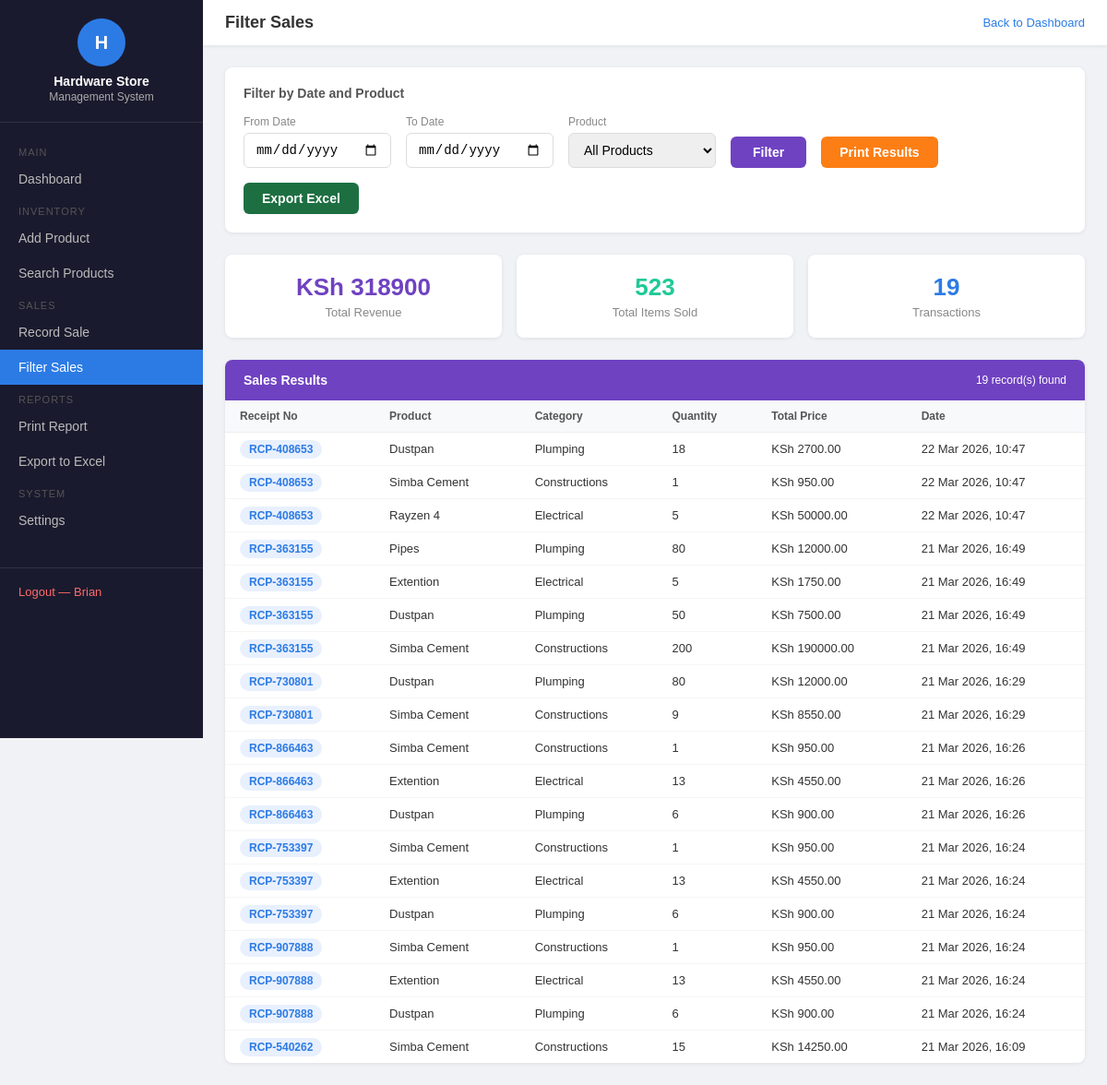
The app's page /sales/filter/ (signed in) with its own data.
### sales/models.py (models this page shows, shortened)
class Sale(models.Model):
    receipt = models.ForeignKey(Receipt, on_delete=models.CASCADE, null=True, blank=True, related_name='items')
    receipt_number = models.CharField(max_length=20, blank=True)
    product = models.ForeignKey(Product, on_delete=models.CASCADE)
    quantity_sold = models.IntegerField()
    date = models.DateTimeField(auto_now_add=True)
    total_price = models.DecimalField(max_digits=10, decimal_places=2, blank=True, null=True)

### inventory/models.py (models this page shows, shortened)
class Product(models.Model):
    name = models.CharField(max_length=200)
    category = models.ForeignKey(Category, on_delete=models.SET_NULL, null=True)
    supplier = models.ForeignKey(Supplier, on_delete=models.SET_NULL, null=True)
    price = models.DecimalField(max_digits=10, decimal_places=2)
    stock_quantity = models.IntegerField()
    reorder_level = models.IntegerField(default=5)

class Category(models.Model):
    name = models.CharField(max_length=100)
    def __str__(self):
        return self.name

### reports/views.py (the view)
@login_required
def filter_sales(request):
    sales = Sale.objects.all().order_by('-date')
    products = Product.objects.all()
    date_from = request.GET.get('date_from')
    date_to = request.GET.get('date_to')
    product_id = request.GET.get('product')
    if date_from:
        sales = sales.filter(date__date__gte=date_from)
    if date_to:
        sales = sales.filter(date__date__lte=date_to)
    if product_id:
        sales = sales.filter(product_id=product_id)
    total = sales.aggregate(total=Sum('total_price'))['total'] or 0
    items = sales.aggregate(total=Sum('quantity_sold'))['total'] or 0
    return render(request, 'reports/filter_sales.html', {
        'sales': sales,
        'products': products,
        'total': total,
        'items': items,
        'date_from': date_from or '',
        'date_to': date_to or '',
        'selected_product': product_id or '',
    })

### reports/templates/reports/filter_sales.html (shortened to what this page needs)
<!DOCTYPE html>
<html>
<head>
</head>
<body>
<div class="sidebar">
    <div class="sidebar-logo">
        <div class="icon">H</div>
        <h2>Hardware Store</h2>
        <p>Management System</p>
    </div>
    <div class="sidebar-menu">
        <div class="menu-label">Main</div>
        <a href="/dashboard/" class="menu-item">Dashboard</a>
        <div class="menu-label">Inventory</div>
        <a href="/product/add/" class="menu-item">Add Product</a>
        <a href="/search/" class="menu-item">Search Products</a>
        <div class="menu-label">Sales</div>
        <a href="/sale/record/" class="menu-item">Record Sale</a>
        <a href="/sales/filter/" class="menu-item active">Filter Sales</a>
        <div class="menu-label">Reports</div>
        <a href="/report/print/" class="menu-item">Print Report</a>
        <a href="/export/excel/" class="menu-item">Export to Excel</a>
        <div class="menu-label">System</div>
        <a href="/settings/" class="menu-item">Settings</a>
    </div>
    <div class="sidebar-footer">
        <a href="/accounts/logout/">Logout — {{ request.user.username }}</a>
    </div>
</div>
<div class="main">
    <div class="topbar">
        <h3>Filter Sales</h3>
        <a href="/dashboard/" style="color:#2c7be5; text-decoration:none; font-size:13px;">Back to Dashboard</a>
    </div>
    <div class="content">
        <div class="filter-card">
            <h4>Filter by Date and Product</h4>
            <form method="GET">
                <div class="filter-row">
                    <div class="filter-group">
                        <label>From Date</label>
                        <input type="date" name="date_from" value="{{ date_from }}">
                    </div>
                    <div class="filter-group">
                        <label>To Date</label>
                        <input type="date" name="date_to" value="{{ date_to }}">
                    </div>
                    <div class="filter-group">
                        <label>Product</label>
                        <select name="product">
                            <option value="">All Products</option>
                        </select>
                    </div>
                    <button type="submit" class="btn-filter">Filter</button>
                    <a href="/report/print/?date_from={{ date_from }}&date_to={{ date_to }}" class="btn-print">Print Results</a>
                    <a href="/export/excel/?date_from={{ date_from }}&date_to={{ date_to }}" class="btn-excel">Export Excel</a>
                </div>
            </form>
        </div>
        <div class="summary">
            <div class="summary-card purple">
                <h2>KSh {{ total }}</h2>
                <p>Total Revenue</p>
            </div>
            <div class="summary-card teal">
                <h2>{{ items }}</h2>
                <p>Total Items Sold</p>
            </div>
            <div class="summary-card blue">
                <h2>{{ sales.count }}</h2>
                <p>Transactions</p>
            </div>
        </div>
        <div class="panel">
            <div class="panel-header">
                Sales Results
                <span style="font-size:12px; font-weight:normal;">{{ sales.count }} record(s) found</span>
            </div>
            <table>
                <tr>
                    <th>Receipt No</th>
                    <th>Product</th>
                    <th>Category</th>
                    <th>Quantity</th>
                    <th>Total Price</th>
                    <th>Date</th>
                </tr>
                {% for sale in sales %}
                <tr>
                    <td><span class="badge badge-blue">{{ sale.receipt_number }}</span></td>
                    <td>{{ sale.product.name }}</td>
                    <td>{{ sale.product.category }}</td>
                    <td>{{ sale.quantity_sold }}</td>
                    <td>KSh {{ sale.total_price }}</td>
                    <td>{{ sale.date|date:"d M Y, H:i" }}</td>
                </tr>
                {% empty %}
                <tr><td colspan="6" class="empty">No sales found — try adjusting your filters</td></tr>
                {% endfor %}
            </table>
        </div>
    </div>
</div>
</body>
</html>

### reports/templates/reports/filter_sales.html (style rules this page uses)
* { box-sizing: border-box; margin: 0; padding: 0; }
body { font-family: Arial, sans-serif; background: #f0f2f5; display: flex; }
.sidebar { width: 220px; min-height: 100vh; background: #1a1a2e; position: fixed; top: 0; left: 0; overflow-y: auto; }
.sidebar-logo { padding: 20px 16px; border-bottom: 1px solid rgba(255,255,255,0.1); text-align: center; }
.sidebar-logo .icon { width: 52px; height: 52px; background: #2c7be5; border-radius: 50%; display: flex; align-items: center; justify-content: center; color: white; font-weight: bold; font-size: 20px; margin: 0 auto 8px; }
.sidebar-logo h2 { color: white; font-size: 14px; }
.sidebar-logo p { color: #aaa; font-size: 12px; margin-top: 2px; }
.sidebar-menu { padding: 16px 0; }
.menu-label { color: #555; font-size: 11px; padding: 10px 20px 4px; text-transform: uppercase; letter-spacing: 1px; }
.menu-item { display: flex; align-items: center; gap: 10px; padding: 11px 20px; color: #bbb; text-decoration: none; font-size: 14px; }
.menu-item:hover, .menu-item.active { background: #2c7be5; color: white; }
.sidebar-footer { padding: 16px 20px; border-top: 1px solid rgba(255,255,255,0.1); margin-top: 16px; }
.sidebar-footer a { color: #ff6b6b; text-decoration: none; font-size: 13px; }
.main { margin-left: 220px; flex: 1; }
.topbar { background: white; padding: 14px 24px; display: flex; justify-content: space-between; align-items: center; box-shadow: 0 1px 4px rgba(0,0,0,0.08); }
.topbar h3 { color: #333; font-size: 18px; }
.content { padding: 24px; }
.filter-card { background: white; border-radius: 8px; box-shadow: 0 1px 4px rgba(0,0,0,0.08); padding: 20px; margin-bottom: 24px; }
.filter-card h4 { font-size: 14px; color: #555; margin-bottom: 16px; font-weight: 600; }
.filter-row { display: flex; gap: 16px; flex-wrap: wrap; align-items: flex-end; }
.filter-group { display: flex; flex-direction: column; gap: 5px; }
.filter-group label { font-size: 12px; color: #888; }
.filter-group input, .filter-group select { padding: 9px 12px; border: 1px solid #ddd; border-radius: 6px; font-size: 14px; min-width: 160px; }
.btn-filter { padding: 9px 24px; background: #6f42c1; color: white; border: none; border-radius: 6px; cursor: pointer; font-size: 14px; font-weight: bold; }
.btn-print { padding: 9px 20px; background: #fd7e14; color: white; border-radius: 6px; text-decoration: none; font-size: 14px; font-weight: bold; border: none; cursor: pointer; }
.btn-excel { padding: 9px 20px; background: #1D6F42; color: white; border-radius: 6px; text-decoration: none; font-size: 14px; font-weight: bold; }
.summary { display: grid; grid-template-columns: repeat(3, 1fr); gap: 16px; margin-bottom: 24px; }
.summary-card { background: white; border-radius: 8px; box-shadow: 0 1px 4px rgba(0,0,0,0.08); padding: 20px; text-align: center; }
.summary-card h2 { font-size: 26px; font-weight: bold; margin-bottom: 4px; }
.summary-card p { font-size: 13px; color: #888; }
.summary-card.purple h2 { color: #6f42c1; }
.summary-card.teal h2 { color: #20c997; }
.summary-card.blue h2 { color: #2c7be5; }
.panel { background: white; border-radius: 8px; box-shadow: 0 1px 4px rgba(0,0,0,0.08); overflow: hidden; }
.panel-header { padding: 14px 20px; font-weight: bold; font-size: 14px; color: white; background: #6f42c1; display: flex; justify-content: space-between; align-items: center; }
table { width: 100%; border-collapse: collapse; font-size: 13px; }
th { background: #f8f9fa; color: #555; padding: 10px 16px; text-align: left; font-weight: 600; border-bottom: 1px solid #eee; font-size: 12px; }
td { padding: 10px 16px; border-bottom: 1px solid #f5f5f5; color: #333; }
tr:last-child td { border-bottom: none; }
.badge { padding: 3px 10px; border-radius: 20px; font-size: 12px; font-weight: bold; }
.badge-blue { background: #e8f0fe; color: #2c7be5; }

### records on screen
Sale: receipt_number "RCP-408653", product.name "Dustpan", product.category "Plumping", quantity_sold "18", total_price "2700.00", date "22 Mar 2026, 10:47"
Sale: receipt_number "RCP-408653", product.name "Simba Cement", product.category "Constructions", quantity_sold "1", total_price "950.00", date "22 Mar 2026, 10:47"
Sale: receipt_number "RCP-408653", product.name "Rayzen 4", product.category "Electrical", quantity_sold "5", total_price "50000.00", date "22 Mar 2026, 10:47"
Sale: receipt_number "RCP-363155", product.name "Pipes", product.category "Plumping", quantity_sold "80", total_price "12000.00", date "21 Mar 2026, 16:49"
Sale: receipt_number "RCP-363155", product.name "Extention", product.category "Electrical", quantity_sold "5", total_price "1750.00", date "21 Mar 2026, 16:49"
Sale: receipt_number "RCP-363155", product.name "Dustpan", product.category "Plumping", quantity_sold "50", total_price "7500.00", date "21 Mar 2026, 16:49"
Sale: receipt_number "RCP-363155", product.name "Simba Cement", product.category "Constructions", quantity_sold "200", total_price "190000.00", date "21 Mar 2026, 16:49"
Sale: receipt_number "RCP-730801", product.name "Dustpan", product.category "Plumping", quantity_sold "80", total_price "12000.00", date "21 Mar 2026, 16:29"
Sale: receipt_number "RCP-730801", product.name "Simba Cement", product.category "Constructions", quantity_sold "9", total_price "8550.00", date "21 Mar 2026, 16:29"
Sale: receipt_number "RCP-866463", product.name "Simba Cement", product.category "Constructions", quantity_sold "1", total_price "950.00", date "21 Mar 2026, 16:26"
Sale: receipt_number "RCP-866463", product.name "Extention", product.category "Electrical", quantity_sold "13", total_price "4550.00", date "21 Mar 2026, 16:26"
Sale: receipt_number "RCP-866463", product.name "Dustpan", product.category "Plumping", quantity_sold "6", total_price "900.00", date "21 Mar 2026, 16:26"
Sale: receipt_number "RCP-753397", product.name "Simba Cement", product.category "Constructions", quantity_sold "1", total_price "950.00", date "21 Mar 2026, 16:24"
Sale: receipt_number "RCP-753397", product.name "Extention", product.category "Electrical", quantity_sold "13", total_price "4550.00", date "21 Mar 2026, 16:24"
Sale: receipt_number "RCP-753397", product.name "Dustpan", product.category "Plumping", quantity_sold "6", total_price "900.00", date "21 Mar 2026, 16:24"
Sale: receipt_number "RCP-907888", product.name "Simba Cement", product.category "Constructions", quantity_sold "1", total_price "950.00", date "21 Mar 2026, 16:24"
Sale: receipt_number "RCP-907888", product.name "Extention", product.category "Electrical", quantity_sold "13", total_price "4550.00", date "21 Mar 2026, 16:24"
Sale: receipt_number "RCP-907888", product.name "Dustpan", product.category "Plumping", quantity_sold "6", total_price "900.00", date "21 Mar 2026, 16:24"
Sale: receipt_number "RCP-540262", product.name "Simba Cement", product.category "Constructions", quantity_sold "15", total_price "14250.00", date "21 Mar 2026, 16:09"

### other values on screen
{{ request.user.username }} "Brian"
{{ total }} "318900"
{{ items }} "523"
{{ sales.count }} "19"
